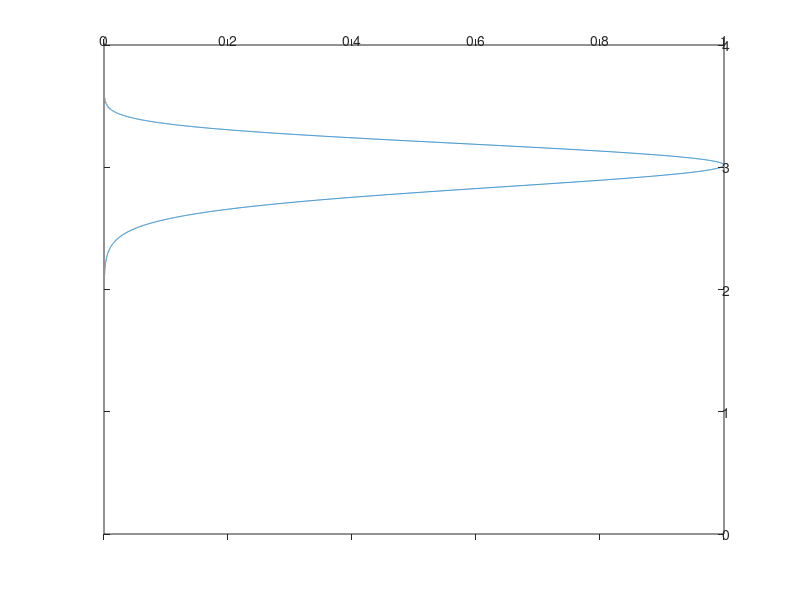

The MATLAB source for this figure: (Note: this script raises an error after producing the figure.)
x = 0:0.001:16; %kHz
center = 8.1;
sigma = 1;
g=gaussmf(x,[sigma,center]);

plot(log2(x),g)
xlim([0,4])
view(90,-90)

addpath('C:\Users\Kenny\Dropbox\Sen Lab\m-toolboxes\plotting utils')
addpath('C:\Users\Kenny\Dropbox\Sen Lab\m-toolboxes\plotting utils\MatPlotLib2.0 Colormaps')
color1 = brewermap(3,'set1');

%% investigate a range of parameters
% parameter values to vary over
x = options.cf/1000; %unit in kHz
range = cell(4);
range{1} = 8.1; %x0
range{2} = [0.005:0.005:0.1]; %BTM
range{3} = [-1:.1:1]; %phase
range{4} = [0.125,0.25,0.5,1,2,4,8,16]; %BW
variedParam = {'t0','BTM','phase','BW'};
figure;
for j = 1:length(range)
    subplot(2,2,j);
    colormap = inferno(length(range{j}));
    i = 1;
    % default parameters:
    paramH.BW= 0.35; %bandwidth
    paramH.BTM= 0.01 ; %BTM, modulation
    paramH.t0= 3; % t0, peak latency (s)
    paramH.phase= 0; % phase

    for var = range{j}
        eval(['paramH.' variedParam{j} ' = var;']);
        hGauss = exp(-0.5*((x-paramH.t0)/paramH.BW).^2);
        hcos = cos(2*pi*paramH.BTM*(x-paramH.t0)+paramH.phase*pi);
        h = hGauss.*hcos;
        plot(x,h,'color',colormap(i,:)); hold on;
        i = i+1;
    end
    hleg = legend(cellstr(num2str((range{j})')));
    title(variedParam{j})
end

%% visualize a single set of parameters
%xLin = 0:0.001:16; %kHz
%x = log2(xLin);
x = options.cf/1000; %unit in kHz
paramH.BW= 0.35; %bandwidth
paramH.BTM= 0.01 ; %BTM, modulation
paramH.t0= 3; % t0, peak latency (s)
paramH.phase= 0; % phase
hGauss = exp(-0.5*((x-paramH.t0)/paramH.BW).^2);
hcos = cos(2*pi*paramH.BTM*(x-paramH.t0)+paramH.phase*pi);
h = hGauss.*hcos;
plot(x,h)
xlim([0,4])
view(90,-90)